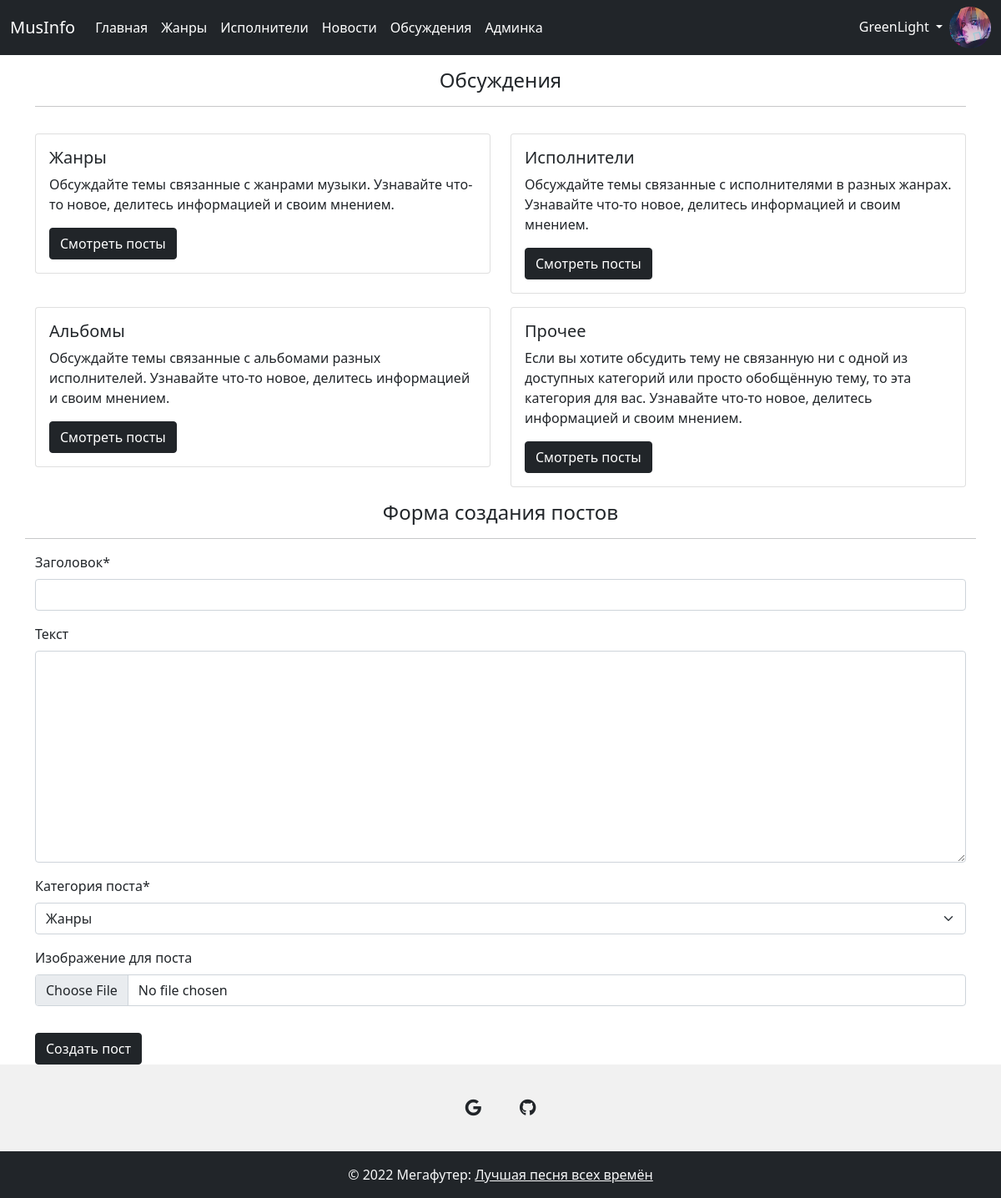
The page /posts/ (signed in) on the database its author committed.
### music/models.py (models this page shows, shortened)
class Profile(models.Model):
    user = models.OneToOneField(User, on_delete=models.CASCADE, related_name='profile')
    first_name = models.CharField(max_length=50, null=True, blank=True, verbose_name='Имя')
    last_name = models.CharField(max_length=50, null=True, blank=True, verbose_name='Фамилия')
    email = models.EmailField(null=True, blank=True, verbose_name='Адрес электронной почты')
    avatar = models.ImageField(upload_to=upload_profile_image, default='images/users/default-avatar.png', verbose_name='Аватар')
    class Meta:
        verbose_name = 'Профиль'
        verbose_name_plural = 'Профили'

class CategoryPost(models.Model):
    name = models.CharField(max_length=50, verbose_name='Название')
    description = models.TextField(verbose_name='Описание категории', default='Текст появится позже')
    slug = models.SlugField(max_length=150, unique=True)
    def __str__(self):
        return self.name
    class Meta:
        verbose_name = 'Категория постов'
        verbose_name_plural = 'Категории постов'

### music/views.py (the view, shortened to what this page needs)
# urls.py: path('posts/', cat_posts, name='posts'),
@login_required(login_url='login')
def cat_posts(request):
    form = PostForm()
    user = request.user.id
    profile = Profile.objects.get(user__id=user)
    category = CategoryPost.objects.all()
    context = {
        'category': category,
        'form': form,
    }
    return render(request, 'posts.html', context)

### music/forms.py
class PostForm(forms.ModelForm):
    class Meta:
        model = Post
        fields = ['title', 'text', 'category', 'image']

### music/templates/posts.html (shortened to what this page needs)
{% extends 'base.html' %}
{% load crispy_forms_tags %}
{% block content %}
        <h4 class="text-center mt-3">Обсуждения</h4>
        <hr>
        <div class="col-md-12">
          <div class="row">
          {% for category in category %}
          <div class="col-sm-6 mt-3">
            <div class="card">
              <div class="card-body">
                <h5 class="card-title">{{ category.name }}</h5>
                <p class="card-text">{{ category.description }}</p>
                <a href="{% url 'post_detail_cat' category.slug %}" class="btn btn-dark btn-block">Смотреть посты</a>
              </div>
            </div>
          </div>
          {% endfor %}
          <h4 class="text-center mt-3 mb-3">Форма создания постов</h4>
          <hr>
          <form action="" method="POST" enctype="multipart/form-data">
            {{form|crispy}}
            <input type="submit" class="btn btn-dark btn-block mt-3" value="Создать пост">
        </form>
          </div>
        </div>
{% endblock content %}

### music/templates/base.html (shortened to what this page needs)
{% load static %}
<!DOCTYPE html>
<html lang="en">
<head>
    <link rel="stylesheet" href="https://pro.fontawesome.com/releases/v5.10.0/css/all.css"/>
    <link href="https://cdn.jsdelivr.net/npm/bootstrap@5.1.3/dist/css/bootstrap.min.css" rel="stylesheet">
    <link rel="stylesheet" href="{% static 'css/styles.css'%}" type="text/css">
  </head>
<body>
    <nav class="navbar sticky-top navbar-expand-lg navbar-dark bg-dark">
        <div class="container-fluid">
          <a class="navbar-brand" href="{% url 'base' %}">MusInfo</a>
          <div class="collapse navbar-collapse" id="navbarSupportedContent">
            <ul class="navbar-nav me-auto mb-2 mb-lg-0">
              <li class="nav-item">
                <a class="nav-link active" aria-current="page" href="{% url 'base' %}">Главная</a>
              </li>
              <li class="nav-item">
                <a class="nav-link active" aria-current="page" href="{% url 'genres' %}">Жанры</a>
              </li>
              <li class="nav-item">
                <a class="nav-link active" aria-current="page" href="{% url 'artists' %}">Исполнители</a>
              </li>
              {% if not request.user.is_authenticated %}
              <li class="nav-item">
                <a class="nav-link disabled" href="{% url 'news' %}" tabindex="-1" aria-disabled="true">Новости</a>
              </li>
              <li class="nav-item">
                <a class="nav-link disabled" aria-current="page" href="{% url 'posts' %}">Обсуждения</a>
              </li>
              {% else %}
              <li class="nav-item">
                <a class="nav-link active" aria-current="page" href="{% url 'news' %}">Новости</a>
              </li>
              <li class="nav-item">
                <a class="nav-link active" aria-current="page" href="{% url 'posts' %}">Обсуждения</a>
              </li>
              {% endif %}
              {% if user.is_superuser %}
              <li class="nav-item">
                <a class="nav-link active" aria-current="page" href="{% url 'admin:index' %}">Админка</a>
              </li>
              {% endif %}
            </ul>
            <ul class="navbar-nav mb-2 mb-lg-0 ml-0">
              {% if not request.user.is_authenticated %}
              <li class="nav-item">
                <a class="nav-link" href="{% url 'login' %}">Авторизация</a>
              </li>
                <li class="nav-item">
                <a class="nav-link" href="{% url 'registration' %}">Регистрация</a>
              </li>
              {% else %}
              <li class="nav-item dropdown">
                <a class="nav-link active dropdown-toggle mt-1" href="#" id="navbarDropdown" role="button" data-bs-toggle="dropdown" aria-expanded="false">
                  {{ user.username }}
                </a>
              </li>
              <li class="nav-item">
                <a class="navbar-link" href="#">
                  <img src="{{user.profile.avatar.url}}" alt="" style="width: 50px; height: 50px; border-radius: 50%;">
                </a>
              </li>
              {% endif %}
            </ul>
          </div>
        </div>
      </nav>
      <div class='container'>
        {% block content %}{% endblock content %}
      </div>
      <footer class="text-center text-white" style="background-color: #f1f1f1;" id="footer">
        <div class="container pt-4">
          <section class="mb-4">
            <a
              class="btn btn-link btn-floating btn-lg text-dark m-1"
              href="mailto:sergeymikheylov2002@gmail.com"
              target="_blank"
              role="button"
              data-mdb-ripple-color="dark"
              ><i class="fab fa-google"></i
            ></a>
            <a
              class="btn btn-link btn-floating btn-lg text-dark m-1"
              href="https://github.com/GreenLight10/"
              target="_blank"
              role="button"
              data-mdb-ripple-color="dark"
              ><i class="fab fa-github"></i
            ></a>
          </section>
        </div>
        <div class="text-center text-light p-3 bg-dark">
          © 2022 Мегафутер:
          <a class="text-light" href="https://www.youtube.com/watch?v=dQw4w9WgXcQ" target="_blank">Лучшая песня всех времён</a>
        </div>
      </footer>
</body>
</html>

### music/templates/base.html (style rules this page uses)
html { position: relative; min-height: 100%; }
body { margin-bottom: 160px; }
#footer { position: absolute; bottom: 0; width: 100%; height: 160px; }

### rows shown on the page
CategoryPost: name "Жанры", description "Обсуждайте темы связанные с жанрами музыки. Узнавайте что-то новое, делитесь информацией и своим мнением."
CategoryPost: name "Исполнители", description "Обсуждайте темы связанные с исполнителями в разных жанрах. Узнавайте что-то новое, делитесь информацией и своим мнением."
CategoryPost: name "Альбомы", description "Обсуждайте темы связанные с альбомами разных исполнителей. Узнавайте что-то новое, делитесь информацией и своим мнением."
CategoryPost: name "Прочее", description "Если вы хотите обсудить тему не связанную ни с одной из доступных категорий или просто обобщённую тему, то эта категория для вас. Узнавайте что-то новое, делитесь информацией и своим мнением."

### other values the page prints
{{ user.username }} "GreenLight"
